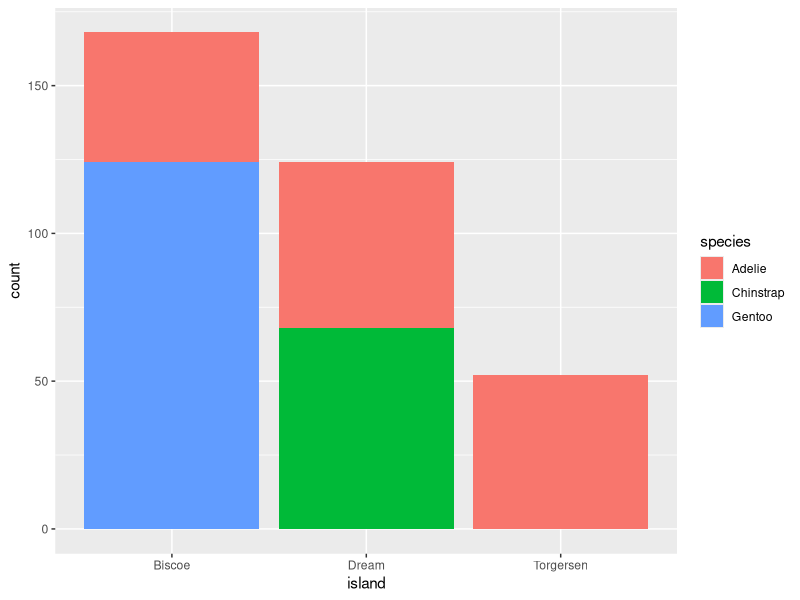
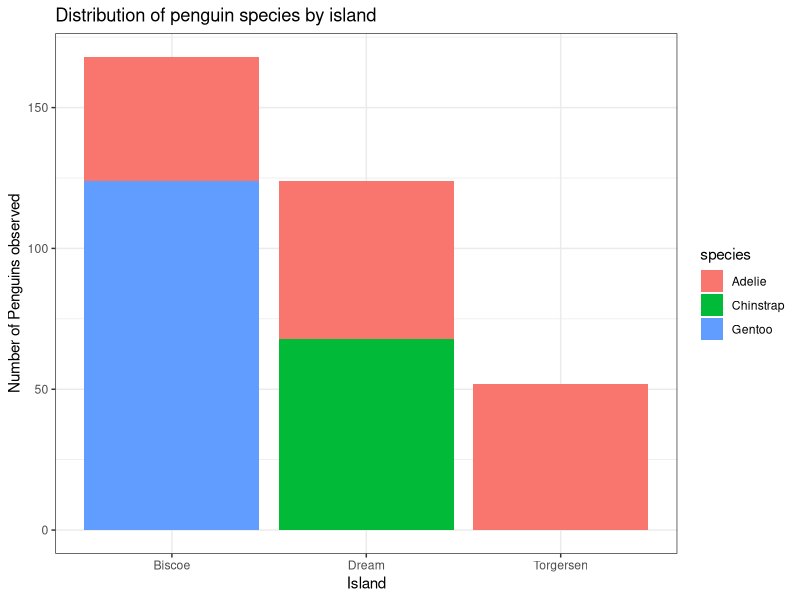
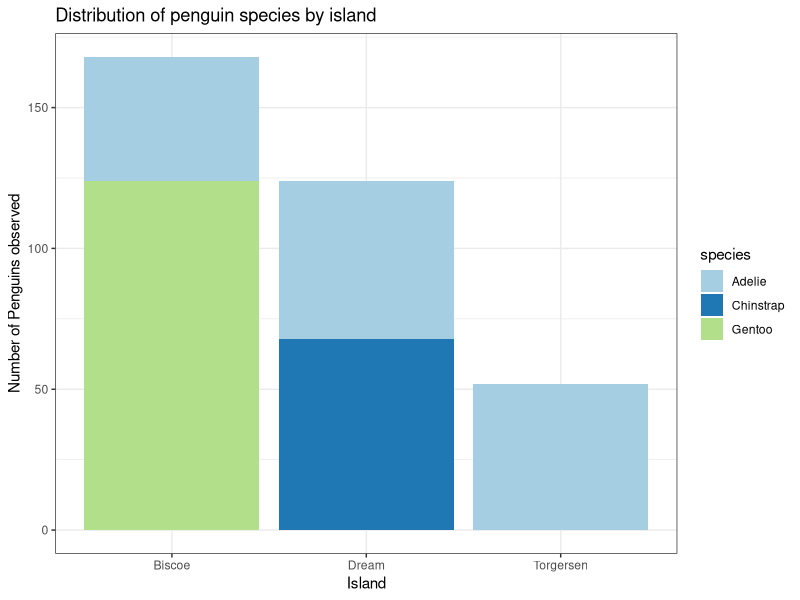
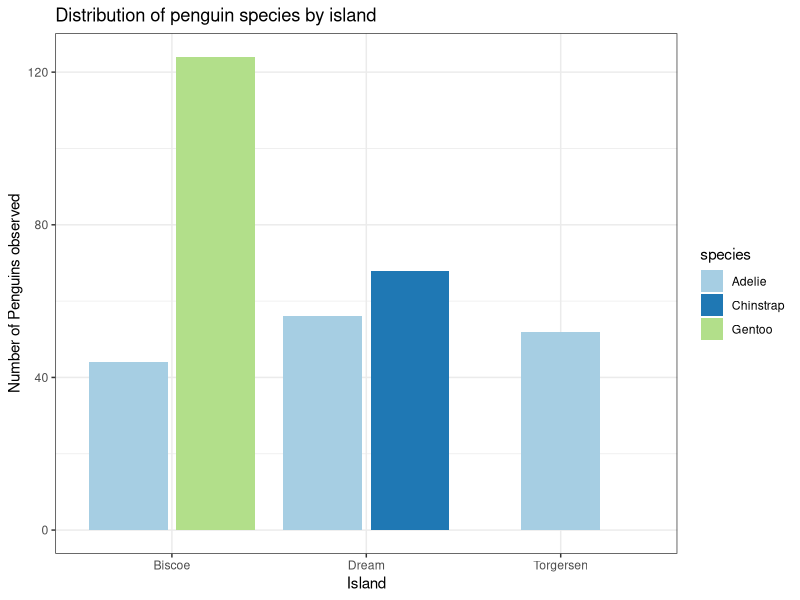
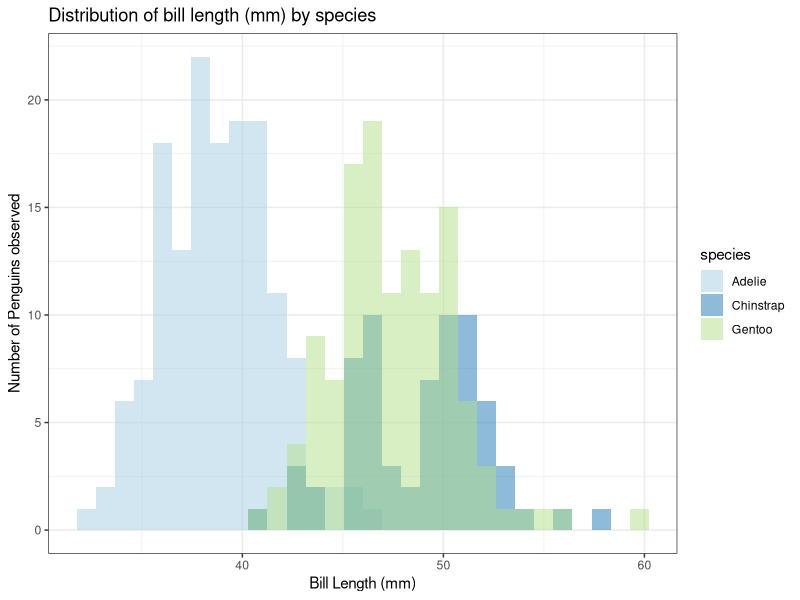
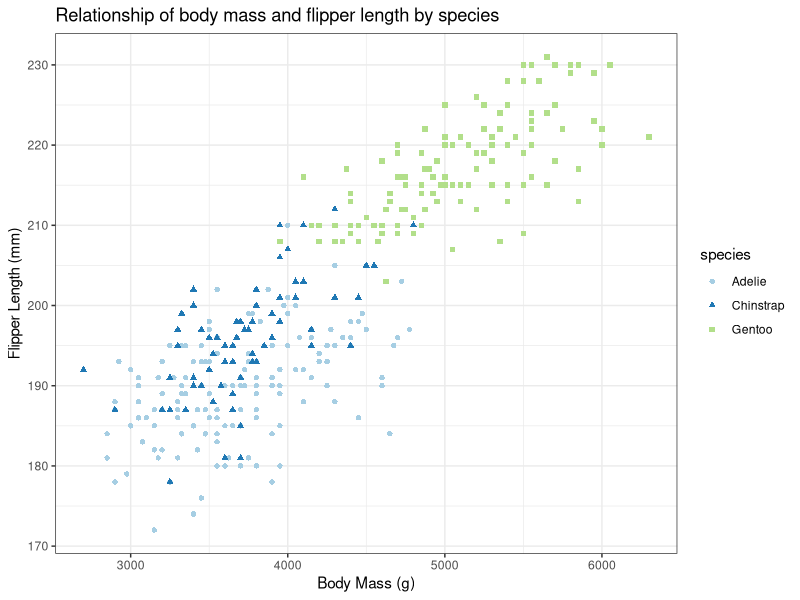
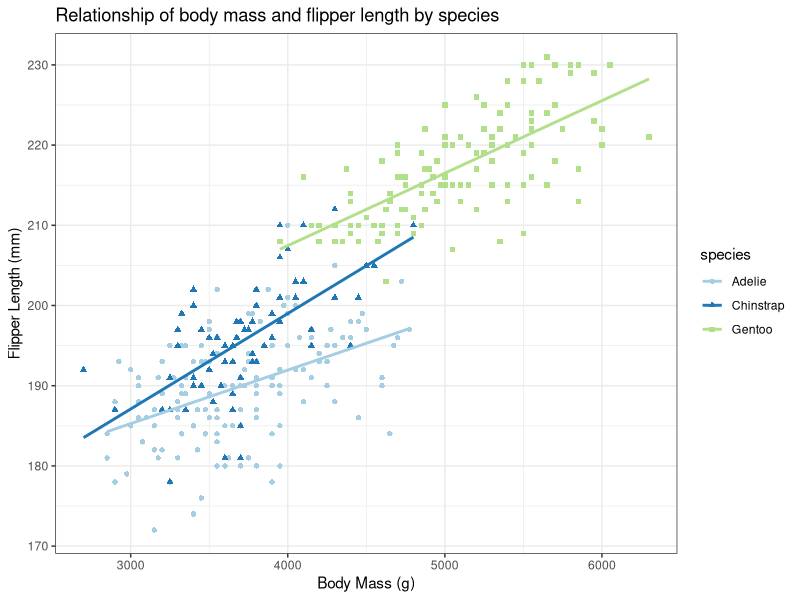
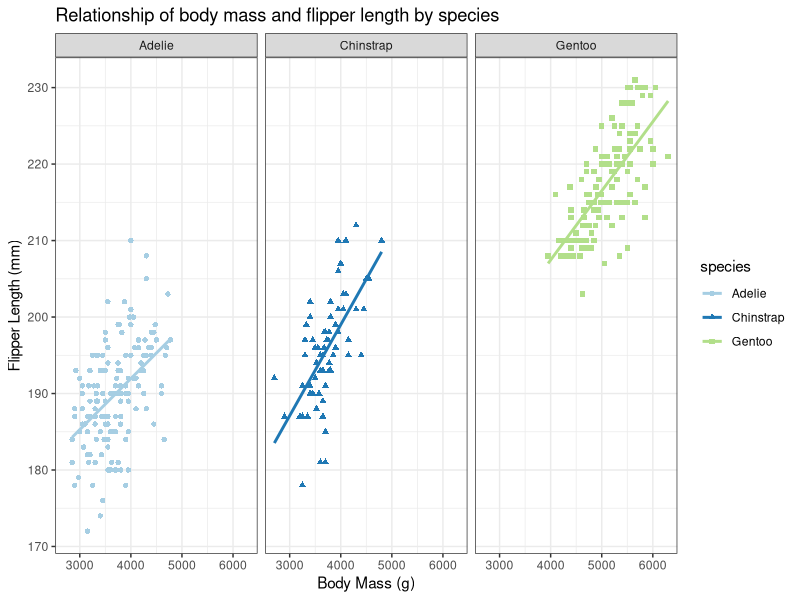

Recreate these plots in R, in order.
## ---- chunk 1
library(tidyverse)
# install.packages('palmerpenguins') #you might not have this package yet so make sure you install it!
library(palmerpenguins)

data("penguins") #this will read in the data from the package and load it to to our environment
## ---- chunk 2
glimpse(penguins)
summary(penguins)
## ---- chunk 3
ggplot(data = penguins, aes(x = island, fill = species)) +
  geom_bar() 
## ---- chunk 4
ggplot(data = penguins, aes(x = island, fill = species)) +
  geom_bar() +
  labs(title = "Distribution of penguin species by island",
       x = "Island",
       y = "Number of Penguins observed") +
  theme_bw()
## ---- chunk 5
ggplot(data = penguins, aes(x = island, fill = species)) +
  geom_bar() +
  scale_fill_brewer(type = 'qual', palette = 3) +
  labs(title = "Distribution of penguin species by island",
       x = "Island",
       y = "Number of Penguins observed") +
  theme_bw()
## ---- chunk 6
ggplot(data = penguins, aes(x = island, fill = species)) +
  geom_bar(position = position_dodge2(preserve = 'single')) +
  scale_fill_brewer(type = 'qual', palette = 3) +
  labs(title = "Distribution of penguin species by island",
       x = "Island",
       y = "Number of Penguins observed") +
  theme_bw()
## ---- chunk 7
ggplot(data = penguins, aes(x = bill_length_mm))+
  geom_histogram(aes(fill = species),
                     alpha = 0.5, 
                     position = 'identity') + # need to have position = 'identity' to have the alpha work!
  scale_fill_brewer(type = 'qual', palette = 3) +
  labs(title = "Distribution of bill length (mm) by species",
       x = "Bill Length (mm)",
       y = "Number of Penguins observed") +
  theme_bw()
## ---- chunk 8
cor(penguins[3:6])
## ---- chunk 9
cor(penguins[3:6], use = 'complete.obs')
## ---- chunk 10
ggplot(data = penguins, aes(x = body_mass_g, y = flipper_length_mm)) +
  geom_point(aes(color = species,
             shape = species))+
  scale_color_brewer(type = 'qual', palette = 3) +
  labs(title = "Relationship of body mass and flipper length by species",
       x = "Body Mass (g)",
       y = "Flipper Length (mm)") +
  theme_bw()
## ---- chunk 11
ggplot(data = penguins, aes(x = body_mass_g, y = flipper_length_mm)) +
  geom_point(aes(color = species,
             shape = species))+
  geom_smooth(method = 'lm', se = FALSE, aes(color = species)) + 
  scale_color_brewer(type = 'qual', palette = 3) +
  xlab("Body Mass (g)") + 
  ylab("Flipper Length (mm)") +
  labs(title = "Relationship of body mass and flipper length by species") +
  theme_bw()
## ---- chunk 12
ggplot(data = penguins, aes(x = body_mass_g, y = flipper_length_mm)) +
  geom_point(aes(color = species,
             shape = species))+
  geom_smooth(method = 'lm', se = FALSE, aes(color = species)) + 
  scale_color_brewer(type = 'qual', palette = 3) +
  xlab("Body Mass (g)") + 
  ylab("Flipper Length (mm)") +
  labs(title = "Relationship of body mass and flipper length by species") +
  theme_bw() +
  facet_wrap(facets = ~species)
